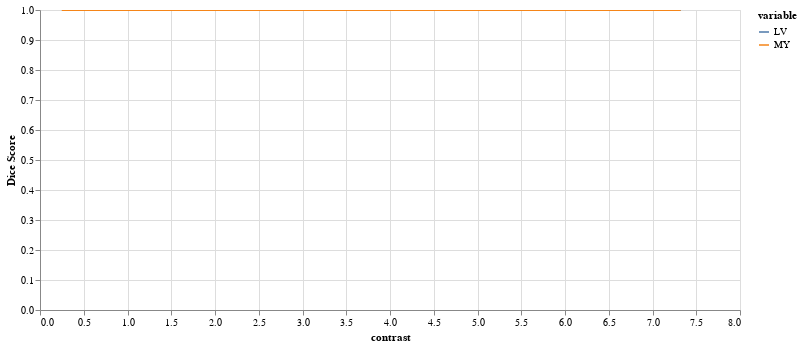

Source (notebook cell):
### Code cell
results = eval_contrast_series(img(), trueMask(), trainedModel, start=0.25, end=8, step=np.sqrt(2), components=['bg','LV','MY'])
plot_eval_series(results)

### Figure 1 — Vega-Lite specification as saved in the notebook (floating-point values rounded to 4 significant figures)
{"config": {"view": {"continuousWidth": 400, "continuousHeight": 300}}, "data": {"name": "data-bd5a283a1e673db5f2ea74d0025b8315"}, "mark": "line", "encoding": {"color": {"field": "variable", "type": "nominal"}, "tooltip": {"field": "Dice Score", "type": "quantitative"}, "x": {"field": "contrast", "type": "quantitative"}, "y": {"field": "Dice Score", "type": "quantitative"}}, "height": 300, "selection": {"selector015": {"type": "interval", "bind": "scales", "encodings": ["x", "y"]}}, "width": 700, "$schema": "https://vega.github.io/schema/vega-lite/v4.17.0.json", "datasets": {"data-bd5a283a1e673db5f2ea74d0025b8315": [{"contrast": 0.25, "variable": "LV", "Dice Score": 1.0}, {"contrast": 1.664, "variable": "LV", "Dice Score": 1.0}, {"contrast": 3.078, "variable": "LV", "Dice Score": 1.0}, {"contrast": 4.493, "variable": "LV", "Dice Score": 1.0}, {"contrast": 5.907, "variable": "LV", "Dice Score": 1.0}, {"contrast": 7.321, "variable": "LV", "Dice Score": 1.0}, {"contrast": 0.25, "variable": "MY", "Dice Score": 1.0}, {"contrast": 1.664, "variable": "MY", "Dice Score": 1.0}, {"contrast": 3.078, "variable": "MY", "Dice Score": 1.0}, {"contrast": 4.493, "variable": "MY", "Dice Score": 1.0}, {"contrast": 5.907, "variable": "MY", "Dice Score": 1.0}, {"contrast": 7.321, "variable": "MY", "Dice Score": 1.0}]}}
